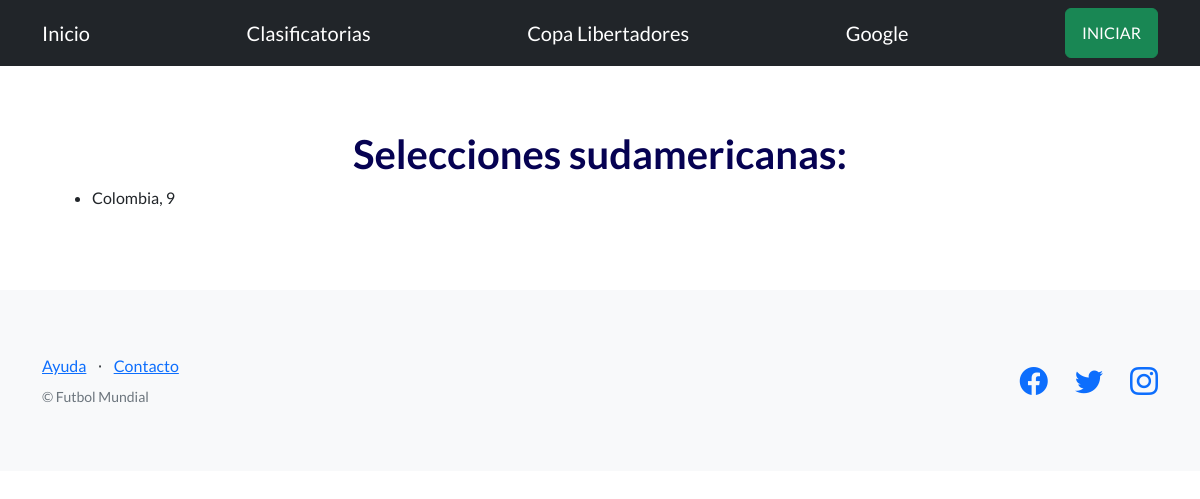
Page /futbol/selecciones/ on the earlier database version.
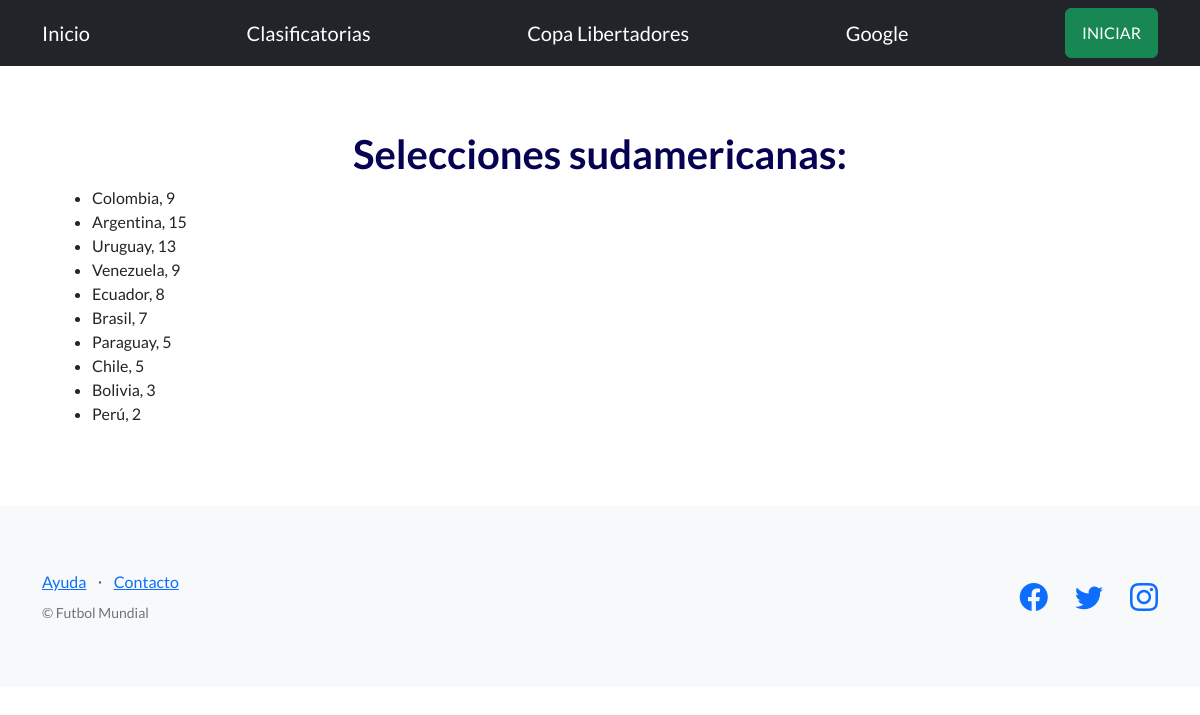
Same page on the later database version.
### control/models.py (models this page shows, shortened)
class Clasificatorias(models.Model):
    seleccion=models.CharField(max_length=100)
    ganados=models.IntegerField()
    empatados=models.IntegerField()
    perdidos=models.IntegerField()
    puntos=models.IntegerField()

### control/views.py (the view)
# urls.py: path("selecciones/", selecciones, name="selecciones"),
def selecciones(request):
    contexto = {
        "equipos": Clasificatorias.objects.all(),
    }
    http_response = render(
        request=request,
        template_name='control/lista_selecciones.html',
        context=contexto,
    )
    return http_response

### control/templates/control/lista_selecciones.html (shortened to what this page needs)
{% extends "base.html" %}
{% block contenido %}
<h1 style="color: rgb(6, 2, 82);">
    <div style="text-align: center;">
     Selecciones sudamericanas:
    </div>
</h1>
<ul>
    {% for equipo in equipos %}
    <li>
        {{ equipo.seleccion }}, {{ equipo.puntos }}
    </li>
    {% endfor %}
</ul>
{% endblock contenido %}

Differences in the rows shown:
added Clasificatorias: seleccion "Argentina", puntos "15"
added Clasificatorias: seleccion "Uruguay", puntos "13"
added Clasificatorias: seleccion "Venezuela", puntos "9"
added Clasificatorias: seleccion "Ecuador", puntos "8"
added Clasificatorias: seleccion "Brasil", puntos "7"
added Clasificatorias: seleccion "Paraguay", puntos "5"
added Clasificatorias: seleccion "Chile", puntos "5"
added Clasificatorias: seleccion "Bolivia", puntos "3"
added Clasificatorias: seleccion "Perú", puntos "2"
